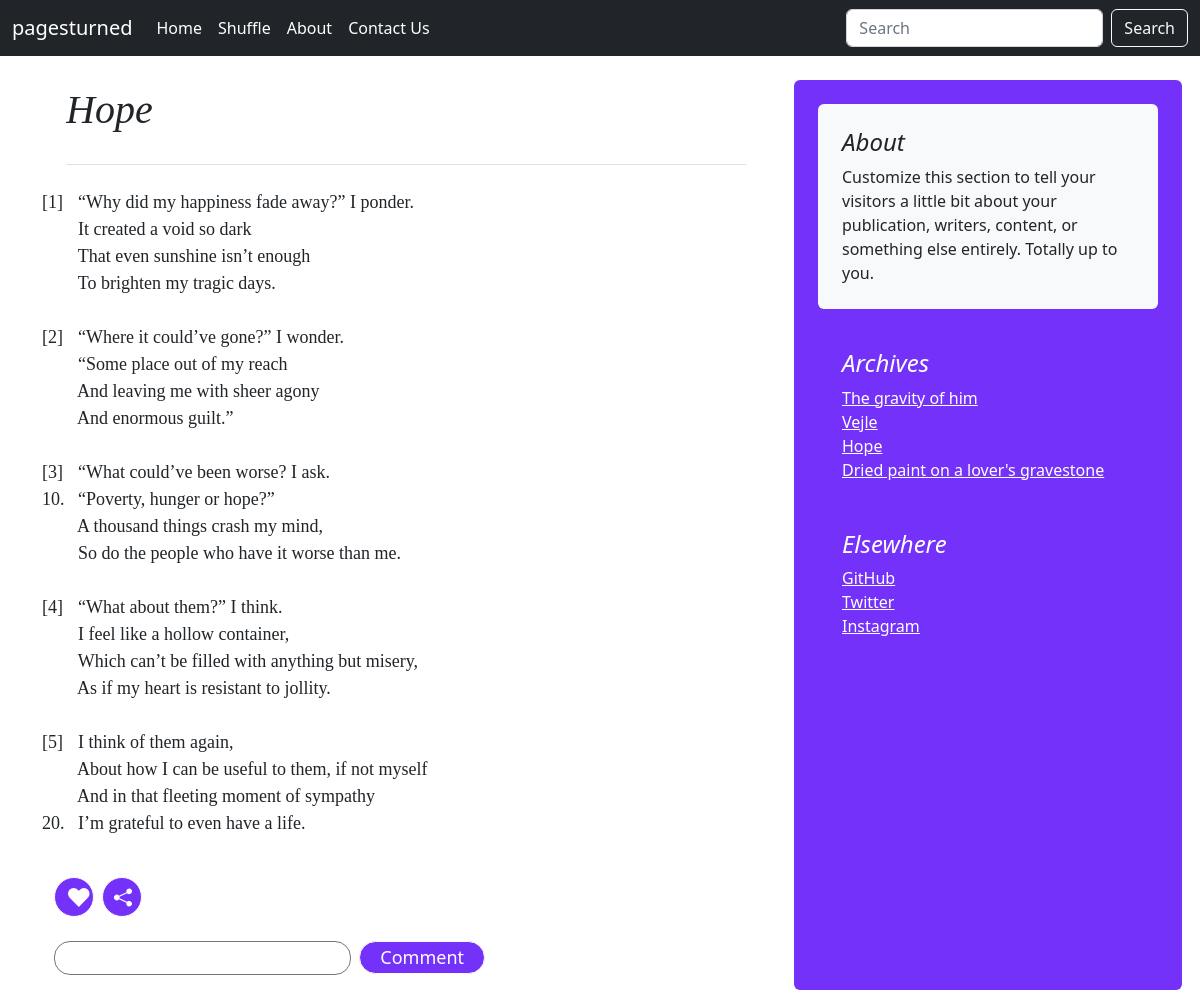
The app's page /blog/blogpost/ with its own data.
### blog/models.py (models this page shows, shortened)
class Poem(models.Model):
    poem_id = models.AutoField(primary_key=True)
    title = models.CharField(max_length=100, default="")
    genre = models.CharField(max_length=100, default="")
    image = models.ImageField(upload_to="blog/images", default="")
    poem = models.TextField(max_length=10000, default="")
    date_added = models.DateField(default=now)
    likes = models.IntegerField(blank=True, null=True)
    comments = models.CharField(max_length=500, default="", blank=True)

### blog/views.py (the view)
# urls.py: path("blogpost/", views.blogpost, name="BlogPost"),
def blogpost(request):
    poem = Poem.objects.filter(poem_id=random.randrange(1, len(Poem.objects.values('poem_id')) + 1))
    li = Poem.objects.all()
    return render(request, 'blog/blogpost.html', {'poems': poem, "li": li})

### blog/templates/blog/blogpost.html (shortened to what this page needs)
{% extends 'blog/basic.html' %}
{% block body %}
    <div class="container mt-4">
    <div class="row g-5">
    <div class="col-md-8">
      {% for poem in poems %}
      <pre style="font-size: 40px; font-family: Georgia, 'Times New Roman', Times, serif;" class="pb-4 mb-4 mx-4 fst-italic border-bottom">{{poem.title}}</pre>
      <pre style="font-size: 18px; font-family:Georgia, 'Times New Roman', Times, serif;">{{poem.poem}}</pre>
      <br>
      <div class="container">
        <form method="post" id="interaction">
        <button type="submit" class="btn btn-outline-light btn-circle button" id="like">&hearts;</button>&nbsp;
        <button type="submit" class="btn btn-outline-light btn-circle button"></button>
        <p>
        <textarea  rows="1" cols="30" id="comment" name="comment" style="resize: none;" class="mt-4 textarea"></textarea>&nbsp;
        <button type="submit" class="btn btn-outline-light btn-sm mt-4 button">Comment</button>
      </p>
    </form>
    </div>
    {% endfor %}
    </div>
    <div class="col-md-4 rounded side">
      <div class="position-sticky" style="top: 2rem; bottom: 2rem;">
        <div class="p-4 mb-3 mt-4 bg-light text-dark rounded">
          <h4 class="fst-italic">About</h4>
          <p class="mb-0">Customize this section to tell your visitors a little bit about your publication, writers, content, or something else entirely. Totally up to you.</p>
        </div>
        <div class="p-4">
          <h4 class="fst-italic">Archives</h4>
          <ol class="list-unstyled mb-0">
            {% for poem in li %}
            <li><a href="/blog/poempage/{{poem.poem_id}}">{{poem.title}}</a></li>
            {% endfor %}
          </ol>
        </div>
        <div class="p-4">
          <h4 class="fst-italic">Elsewhere</h4>
          <ol class="list-unstyled">
            <li><a href="https://github.com/scarletteenager" target="_blank">GitHub</a></li>
            <li><a href="https://www.twitter.com/glassedpoet/" target="_blank">Twitter</a></li>
            <li><a href="https://www.instagram.com/glassedpoet/" target="_blank">Instagram</a></li>
          </ol>
        </div>
      </div>
    </div>
  </div>
</div>
{% endblock %}

### records on screen
Poem: title "Hope", poem "[1] “Why did my happiness fade away?” I ponder. It created a void so dark That even sunshine isn’t enough To brighten my tragic days. [2] “Where it could’ve gone?” I wonder. “Some place out of my reach And leaving me with sheer agony And enormous guilt.” [3] “What could’ve been worse? I ask. 10. “Poverty, hunger or hope?” A thousand things crash my mind, So do the people who have it worse than me. [4] “What about them?” I think. I feel like a hollow container, Which can’t be filled with anything but misery, As if my heart is resistant to jollity. [5] I think of them again, About how I can be useful to them, if not myself And in that fleeting moment of sympathy 20. I’m grateful to even have…"
Poem: title "The gravity of him"
Poem: title "Vejle"
Poem: title "Dried paint on a lover's gravestone"
